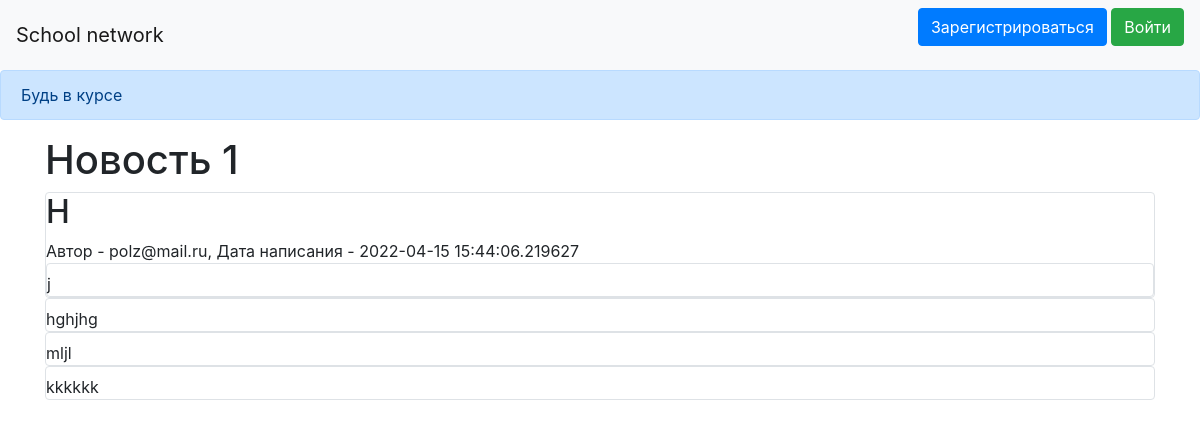
Page /obs/1 on the earlier database version.
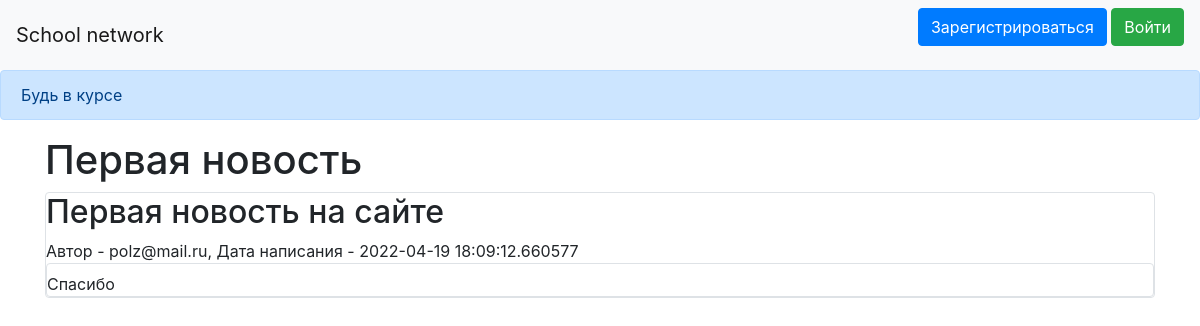
Same page on the later database version.
### data/news.py (models this page shows)
class News(SqlAlchemyBase):
    __tablename__ = 'news'
    id = sqlalchemy.Column(sqlalchemy.Integer,
                           primary_key=True, autoincrement=True)
    title = sqlalchemy.Column(sqlalchemy.String, nullable=True)
    content = sqlalchemy.Column(sqlalchemy.String, nullable=True)
    created_date = sqlalchemy.Column(sqlalchemy.DateTime,
                                     default=datetime.datetime.now)
    for_which_form = sqlalchemy.Column(sqlalchemy.Boolean, default=True)
    user_id = sqlalchemy.Column(sqlalchemy.Integer,
                                sqlalchemy.ForeignKey("users.id"))
    is_news = sqlalchemy.Column(sqlalchemy.Boolean, default=True)
    user = orm.relation('User')

### data/obs.py (models this page shows)
class Obs(SqlAlchemyBase):
    __tablename__ = 'obs'
    id = sqlalchemy.Column(sqlalchemy.Integer, primary_key=True,
                           autoincrement=True)
    name = sqlalchemy.Column(sqlalchemy.String)
    content = sqlalchemy.Column(sqlalchemy.String, nullable=True)
    news_id = sqlalchemy.Column(sqlalchemy.Integer)

### main.py (the view)
@app.route("/obs/<int:id>", methods=['GET', 'POST'])
def obs(id):
    db_session.global_init("db/blogs.db")
    db_sess = db_session.create_session()
    news = db_sess.query(News).filter(News.id == id,
                                      ).first()
    obs = db_sess.query(Obs).filter(Obs.news_id == id,
                                    )
    return render_template("obs.html", news=news, title=news.title, id=news.id, obs=obs)

### data/db_session.py (called while the page is built, shortened)
def global_init(db_file):
    global __factory
    if __factory:
        return

def create_session() -> Session:
    global __factory
    return __factory()

### templates/obs.html (shortened to what this page needs)
{% extends "base.html" %}
{% block content %}
<h1>{{title}}</h1>
<div class="col-md6 border rounded">
    <h2>{{news.content}}</h2>
    <div>
        Автор - {{news.user.name}}, Дата написания - {{news.created_date}}
    </div>
    {% if obs%}
    {% for item in obs%}
<div class="col-md6 border rounded">
    <div>
        {{item.content}}
    </div>
    </div>
</div>
{% endfor %}
{% endif %}
{% endblock %}

Differences in the rows shown:
no longer on this page (row edited): Obs: content "hghjhg"
removed Obs: content "mljl"
removed Obs: content "kkkkkk"
changed News: title "Новость 1" → "Первая новость"; content "H" → "Первая новость на сайте"; created_date "2022-04-15 15:44:06.219627" → "2022-04-19 18:09:12.660577"
changed Obs: content "j" → "Спасибо"
